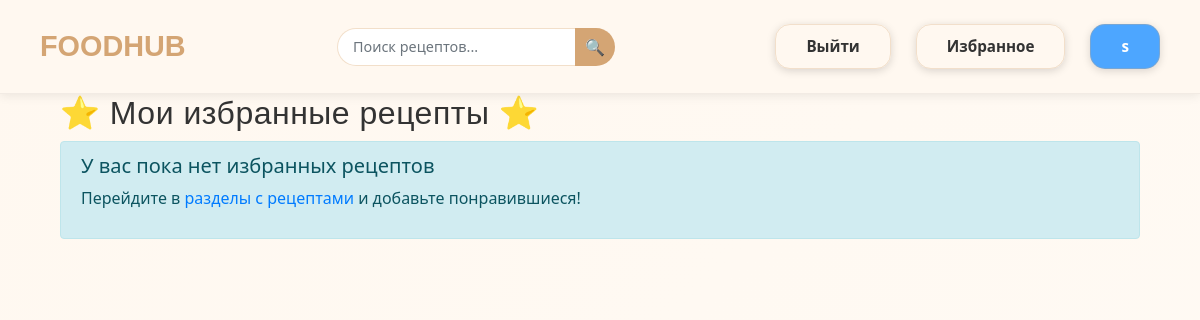
The page /favourites (signed in) on the database as committed earlier.
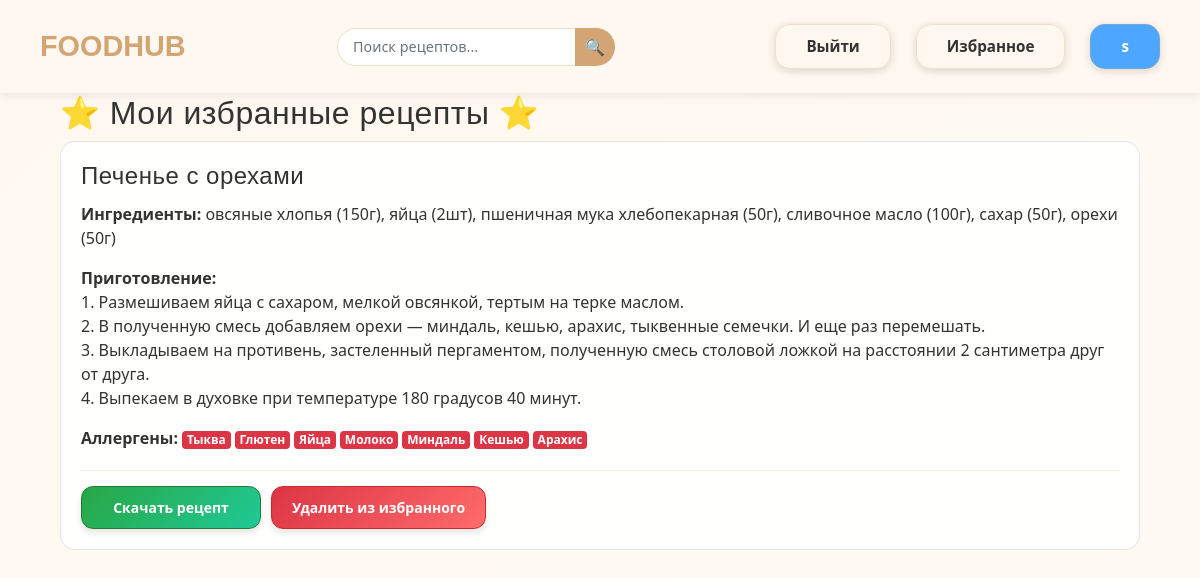
The same page on the database as committed later.
### data/recipes.py (models this page shows)
class Recipes(SqlAlchemyBase):
    __tablename__ = 'recipes'
    id = sqlalchemy.Column(sqlalchemy.Integer,
                           primary_key=True, autoincrement=True)
    title = sqlalchemy.Column(sqlalchemy.String, nullable=True)
    content = sqlalchemy.Column(sqlalchemy.String, nullable=True)
    ingredients = sqlalchemy.Column(sqlalchemy.String, nullable=True)
    category = sqlalchemy.Column(sqlalchemy.String, nullable=True)
    user_id = sqlalchemy.Column(sqlalchemy.Integer, sqlalchemy.ForeignKey('users.id'))
    user = orm.relationship('User')
    allergens = orm.relationship('Allergen', secondary='recipe_allergen', backref='recipes')

### data/allergens.py (models this page shows)
class Allergen(SqlAlchemyBase):
    __tablename__ = 'allergens'
    id = sqlalchemy.Column(sqlalchemy.Integer,
                           primary_key=True, autoincrement=True)
    title = sqlalchemy.Column(sqlalchemy.String, nullable=True)

### main.py (the view)
@app.route('/favourites')
@login_required
def favourites():
    db_sess = db_session.create_session()
    try:
        user = db_sess.query(User).get(current_user.id)
        favourite_recipes = user.favourite_recipes
        return render_template('favourites.html', recipes=favourite_recipes)
    finally:
        db_sess.close()

### data/db_session.py (called while the page is built)
def create_session() -> Session:
    global __factory
    return __factory()

### main.py (called while the page is built)
@app.before_request
def force_guest_on_restart():
    from flask import session
    if 'initialized' not in session:
        session.clear()
        logout_user()
        session['initialized'] = True

@login_manager.user_loader
def load_user(user_id):
   db_sess = db_session.create_session()
   return db_sess.query(User).get(user_id)

### templates/favourites.html
{% extends "base.html" %}
{% block content %}
<div class="container">
    <h2>⭐ Мои избранные рецепты ⭐</h2>
    {% if recipes %}
        <div class="recipes">
            {% for recipe in recipes %}
            <div class="recipe-card card mb-3">
                <div class="card-body">
                    <h4 class="card-title">{{ recipe.title }}</h4>
                    <p class="card-text"><strong>Ингредиенты:</strong> {{ recipe.ingredients }}</p>
                    <p class="card-text"><strong>Приготовление:</strong><br>{{ recipe.content | replace('\n', '<br>') | safe }}</p>
                    <p class="card-text"><strong>Аллергены:</strong>
                        {% if recipe.allergens %}
                            {% for allergen in recipe.allergens %}
                                <span class="badge badge-danger">{{ allergen.title }}</span>
                            {% endfor %}
                        {% else %}
                            <span class="text-success">нет</span>
                        {% endif %}
                    </p>
                    <div class="recipe-actions">
                        <a href="/download_recipe/{{ recipe.id }}"
                           class="recipe-action-btn btn-download">
                                Скачать рецепт
                        </a>
                        <a href="/remove_from_favourites/{{ recipe.id }}"
                           class="recipe-action-btn btn-remove-fav">
                            Удалить из избранного
                        </a>
                    </div>
                </div>
            </div>
            {% endfor %}
        </div>
    {% else %}
        <div class="alert alert-info">
            <h5>У вас пока нет избранных рецептов</h5>
            <p>Перейдите в <a href="/">разделы с рецептами</a> и добавьте понравившиеся!</p>
        </div>
    {% endif %}
</div>
{% endblock %}

Rows that differ between the two databases and show on the page:
added Recipes: title "Печенье с орехами", ingredients "овсяные хлопья (150г), яйца (2шт), пшеничная мука хлебопекарная (50г), сливочное масло (100г), сахар (50г), орехи (50г)", content "1. Размешиваем яйца с сахаром, мелкой овсянкой, тертым на терке маслом. 2. В полученную смесь добавляем орехи — миндаль, кешью, арахис, тыквенные семечки. И еще раз перемешать. 3. Выкладываем на противень, застеленный пергаментом, полученную смесь столовой ложкой на расстоянии 2 сантиметра друг от друга. 4. Выпекаем в духовке при температуре 180 градусов 40 минут."
now on this page (row unchanged): Allergen: title "Тыква"
now on this page (row unchanged): Allergen: title "Глютен"
now on this page (row unchanged): Allergen: title "Яйца"
now on this page (row unchanged): Allergen: title "Молоко"
now on this page (row unchanged): Allergen: title "Миндаль"
added Allergen: title "Кешью"
added Allergen: title "Арахис"
Other text that changed with them:
text no longer shown: "У вас пока нет избранных рецептов Перейдите в разделы с рецептами и добавьте понравившиеся!"
